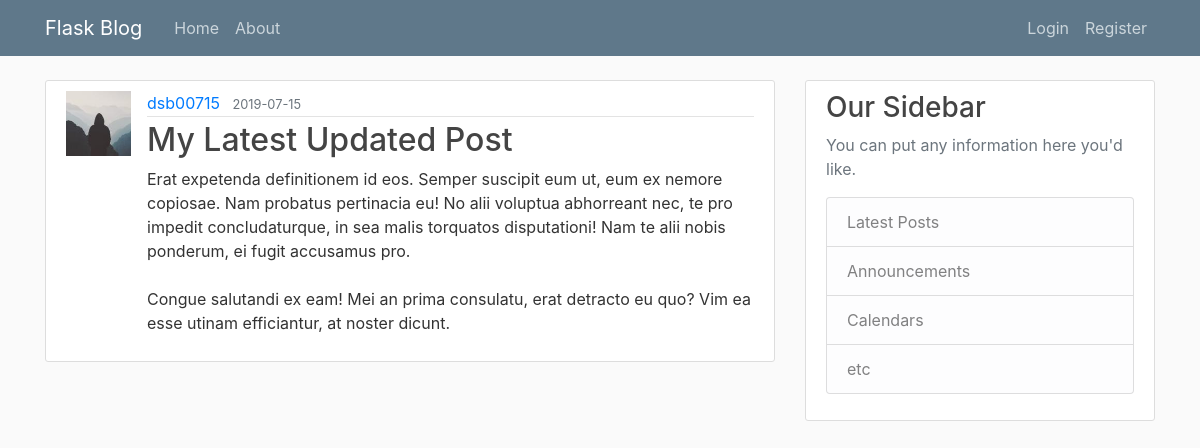
Page /post/27 on the committed database.
### app/models.py (models this page shows, shortened)
class User(_db.Model, UserMixin):
    id = _db.Column(_db.Integer, primary_key=True)
    username = _db.Column(_db.String(20), unique=True, nullable=False)
    email = _db.Column(_db.String(120), unique=True, nullable=False)
    image_file = _db.Column(_db.String(20), default='default.jpg')
    password = _db.Column(_db.String(60), nullable=False)
    posts = _db.relationship('Post', backref='author', lazy=True)

class Post(_db.Model):
    id = _db.Column(_db.Integer, primary_key=True)
    title = _db.Column(_db.String(100), nullable=False)
    date_posted = _db.Column(_db.DateTime, nullable=False, default=datetime.utcnow)
    content = _db.Column(_db.Text, nullable=False)
    user_id = _db.Column(_db.Integer, _db.ForeignKey('user.id'), nullable=False)

### app/routes.py (the view)
@app.route('/post/<int:post_id>')
def post(post_id):
    _post = Post.query.get_or_404(post_id)
    return render_template('post.html', title=_post.title, post=_post)

### app/templates/post.html (shortened to what this page needs)
<!DOCTYPE html>
{% extends "layout.html" %}
{% block content %}
    <article class="media content-section">
        <img class="rounder-circle article-img"
             src="{{ url_for('static', filename='profile_pics/' + post.author.image_file) }}" alt="">
        <div class="media-body">
            <div class="article-metadata">
                <a class="mr-2" href="{{ url_for('user_post', username=post.author.username) }}">{{ post.author.username }}</a>
                <small class="text-muted">{{ post.date_posted.strftime('%Y-%m-%d') }}</small>
            </div>
            <h2 class="article-title">{{ post.title }}</h2>
            <p class="article-content">{{ post.content }}</p>
        </div>
    </article>
{% endblock content %}

### app/static/main.css (style rules this page uses)
body { background: #fafafa; color: #333333; margin-top: 5rem; }
h1, h2, h3, h4, h5, h6 { color: #444444; }
.content-section { background: #ffffff; padding: 10px 20px; border: 1px solid #dddddd; border-radius: 3px; margin-bottom: 20px; }
.article-title { color: #444444; }
.article-content { white-space: pre-line; }
.article-img { height: 65px; width: 65px; margin-right: 16px; }
.article-metadata { padding-bottom: 1px; margin-bottom: 4px; border-bottom: 1px solid #e3e3e3 }

### rows in the picture
User: image_file (picture), author.username "dsb00715"
Post: date_posted "2019-07-15", title "My Latest Updated Post", content "Erat expetenda definitionem id eos. Semper suscipit eum ut, eum ex nemore copiosae. Nam probatus pertinacia eu! No alii voluptua abhorreant nec, te pro impedit concludaturque, in sea malis torquatos disputationi! Nam te alii nobis ponderum, ei fugit accusamus pro. Congue salutandi ex eam! Mei an prima consulatu, erat detracto eu quo? Vim ea esse utinam efficiantur, at noster dicunt."
